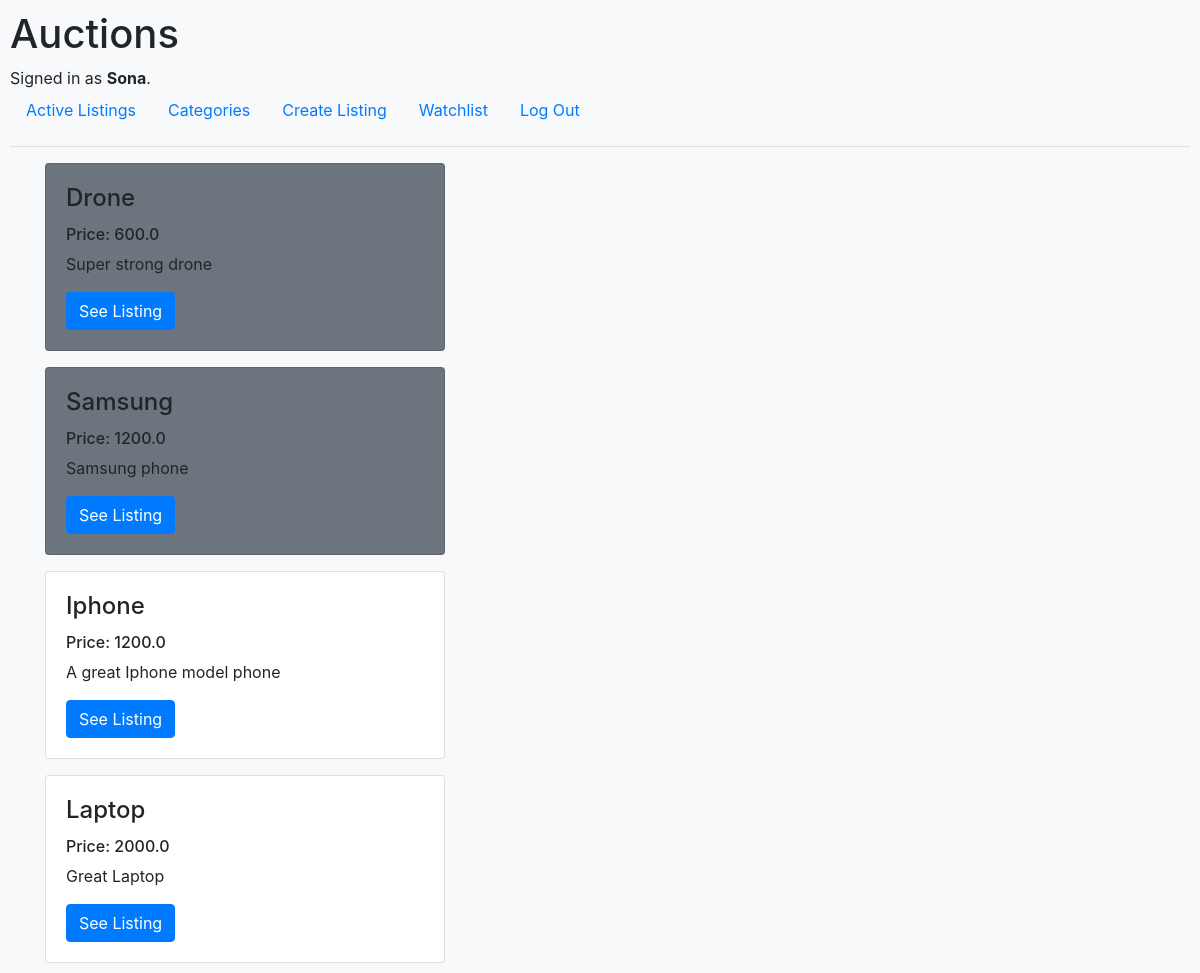
The app's page /category/Electronic (signed in) with its own data.
### auctions/models.py (models this page shows, shortened)
class User(AbstractUser):
    pass

class Listing(models.Model):
    title = models.CharField(max_length=32, unique=True)
    description = models.CharField(max_length=32)
    min_bid = models.FloatField()
    max_bid = models.FloatField()
    image_url = models.CharField(max_length=1000)
    category = models.ForeignKey(Category, on_delete=models.CASCADE,null=True, related_name="categoryoflisting")
    active = models.BooleanField(default = True)
    owner = models.ForeignKey(User,null=True, on_delete=models.CASCADE,related_name="owner")

### auctions/views.py (the view)
# urls.py: path("category/<str:category>", views.category, name="category"),
def category(request, category):
    listings = Listing.objects.filter(category=Category.objects.get(category=category))
    return render(request, "auctions/listing_by_category.html",{
        "listings": listings
    })

### auctions/templates/auctions/listing_by_category.html (shortened to what this page needs)
{% extends "auctions/layout.html" %}
{% block body %}
    {% for listing in listings%}
        {% if listing.active%}
        <div class="container mt-3">
            <div class="card" style="width:400px">
                <div class="card-body">
                    <h4 class="card-title">{{listing.title}}</h4>
                    <h6 class="card-text">Price: {{listing.min_bid}}</h6>
                    <p class="card-text">{{listing.description}}</p>
                    <a href="{% url 'listing' listing.title %}" class="btn btn-primary">See Listing</a>
                </div>
            </div>
        </div>
        {% else %}
        <div class="container mt-3">
            <div class="card bg-secondary" style="width:400px">
                <div class="card-body">
                    <h4 class="card-title">{{listing.title}}</h4>
                    <h6 class="card-text">Price: {{listing.min_bid}}</h6>
                    <p class="card-text">{{listing.description}}</p>
                    <a href="{% url 'listing' listing.title %}" class="btn btn-primary">See Listing</a>
                </div>
            </div>
        </div>
        {% endif %}
    {% endfor %}
{% endblock %}

### auctions/templates/auctions/layout.html (shortened to what this page needs)
{% load static %}
<!DOCTYPE html>
<html lang="en">
    <head>
        <link rel="stylesheet" href="https://stackpath.bootstrapcdn.com/bootstrap/4.4.1/css/bootstrap.min.css">
        <link rel="stylesheet" href="https://cdnjs.cloudflare.com/ajax/libs/font-awesome/6.4.0/css/all.min.css">
        <link href="{% static 'auctions/styles.css' %}" rel="stylesheet">
    </head>
    <body class="bg-light">
        <h1>Auctions</h1>
        <div>
            {% if user.is_authenticated %}
                Signed in as <strong>{{ user.username }}</strong>.
            {% else %}
                Not signed in.
            {% endif %}
        </div>
        <ul class="nav">
            <li class="nav-item">
                <a class="nav-link" href="{% url 'index' %}">Active Listings</a>
            </li>
            <li class="nav-item">
                <a class="nav-link" href="{% url 'categories' %}">Categories</a>
            </li>
            {% if user.is_authenticated %}
                <li class="nav-item">
                    <a class="nav-link" href="{% url 'create_listing' %}">Create Listing</a>
                </li>
                <li class="nav-item">
                    <a class="nav-link" href="{% url 'wishlists' %}">Watchlist</a>
                </li>
                <li class="nav-item">
                    <a class="nav-link" href="{% url 'logout' %}">Log Out</a>
                </li>
            {% endif %}
        </ul>
        <hr>
        {% block body %}
        {% endblock %}
    </body>
</html>

### auctions/static/auctions/styles.css (style rules this page uses)
body { padding: 10px; }

### records on screen
User: username "Sona"
Listing: title "Drone", min_bid "600.0", description "Super strong drone"
Listing: title "Samsung", min_bid "1200.0", description "Samsung phone"
Listing: title "Iphone", min_bid "1200.0", description "A great Iphone model phone"
Listing: title "Laptop", min_bid "2000.0", description "Great Laptop"
